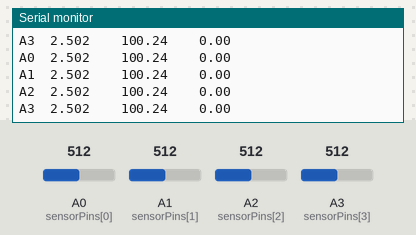
The sketch below on a simulated Arduino Mega 2560, built with avr-gcc and run on an emulated ATmega2560. Shown: the last lines printed to the serial monitor. Inputs (shaded band) come from the test bench; at power-on: A0 (sensorPins[0]) = 512, A1 (sensorPins[1]) = 512, A2 (sensorPins[2]) = 512, A3 (sensorPins[3]) = 512.

Above: at 1.7 s.
1.8 s: A0 (sensorPins[0]) set to 716
3.3 s: A1 (sensorPins[1]) set to 716
At 4.0 s:
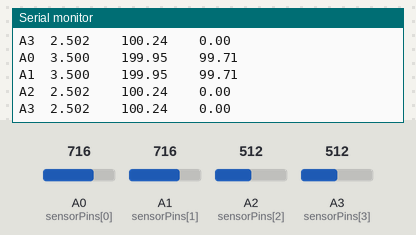
4.8 s: A2 (sensorPins[2]) set to 716
At 5.5 s:
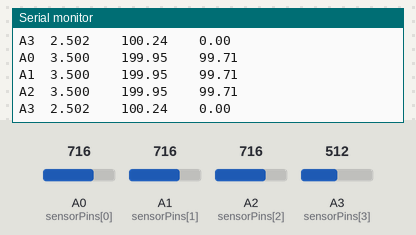
6.3 s: A3 (sensorPins[3]) set to 716
At 7.0 s:
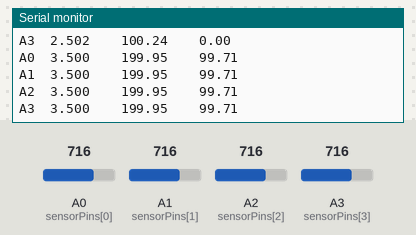
7.8 s: A0 (sensorPins[0]) set to 992
9.3 s: A1 (sensorPins[1]) set to 992
At 10.1 s:
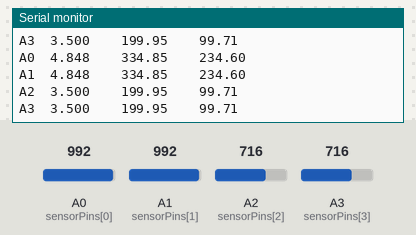
Timing chart, 0 to 11.8 s (numbered marks = the images above; inputs shaded):
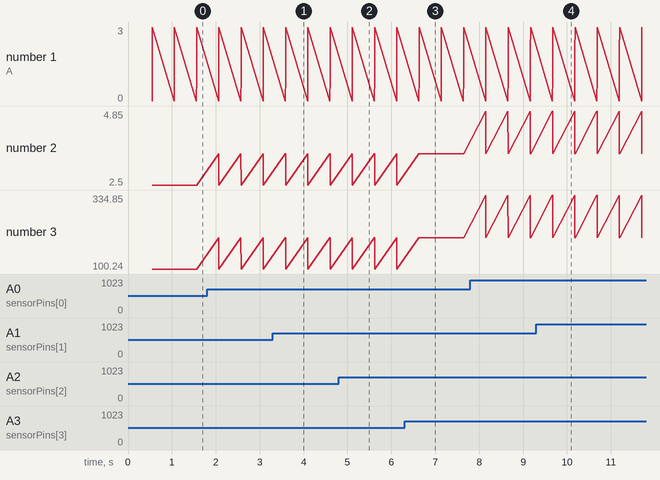

Measured:
- after the input at 3.3 s, the serial monitor: prints a new line after 0.29 s (image 1)
- after the input at 4.8 s, the serial monitor: prints a new line after 0.31 s (image 2)
- after the input at 6.3 s, the serial monitor: prints a new line after 0.33 s (image 3)
- after the input at 9.3 s, the serial monitor: prints a new line after 0.37 s (image 4)

The sketch:

test-airpressure.ino
```cpp
/*
 * 气压传感器读取程序 (Arduino Mega 2560) - 带启动基线校准
 * 传感器输出：0.5~4.5V 对应 -100~300 kPa
 * 接口：A0, A1, A2, A3
 *
 * 校准逻辑：开机后自动采集前50组数据（每组读取所有4个通道），
 * 分别计算每个通道的压力平均值作为基线偏移。
 * 后续实时压力 = 原始压力 - 基线压力（显示相对变化量）
 */

// 定义模拟输入引脚
const int sensorPins[] = {A0, A1, A2, A3};
const int numSensors = 4;

// 传感器量程参数
const float V_MIN = 0.5;      // 最小输出电压 (V)
const float V_MAX = 4.5;      // 最大输出电压 (V)
const float P_MIN = -100.0;   // 最小压力 (kPa)
const float P_MAX = 300.0;    // 最大压力 (kPa)

// 转换斜率 (kPa/V)
const float slope = (P_MAX - P_MIN) / (V_MAX - V_MIN); // = 100 kPa/V

// 基线压力数组（存储每个通道的偏移量，单位 kPa）
float basePressure[numSensors] = {0, 0, 0, 0};

// 校准参数
const int CALIBRATION_SAMPLES = 50;   // 采集50组数据进行校准

void setup() {
  Serial.begin(115200);
  analogReference(DEFAULT);    // 使用5V参考电压

  Serial.println("=== Pressure Sensor Calibration ===");
  Serial.print("Collecting "); Serial.print(CALIBRATION_SAMPLES);
  Serial.println(" samples for baseline...");

  // ---------- 基线校准 ----------
  // 临时累加器
  float sumPressure[numSensors] = {0.0, 0.0, 0.0, 0.0};

  for (int sample = 0; sample < CALIBRATION_SAMPLES; sample++) {
    for (int i = 0; i < numSensors; i++) {
      int adc = analogRead(sensorPins[i]);
      float voltage = adc * (5.0 / 1023.0);
      float pressure = slope * (voltage - V_MIN) + P_MIN;
      sumPressure[i] += pressure;
    }
    delay(10); // 轻微延迟，确保采样间隔均匀（可选）
  }

  // 计算各通道基线平均值
  for (int i = 0; i < numSensors; i++) {
    basePressure[i] = sumPressure[i] / CALIBRATION_SAMPLES;
  }

  // 打印校准结果
  Serial.println("Calibration complete. Baseline pressures (kPa):");
  for (int i = 0; i < numSensors; i++) {
    Serial.print("A"); Serial.print(i); Serial.print(": ");
    Serial.println(basePressure[i], 2);
  }
  Serial.println("--- Now outputting calibrated (relative) pressures ---");
  Serial.println("Channel\tVoltage(V)\tPressure(kPa)\tRelative(kPa)");
}

void loop() {
  // 读取各通道原始数据并计算校准后的压力
  for (int i = 0; i < numSensors; i++) {
    int adcValue = analogRead(sensorPins[i]);
    float voltage = adcValue * (5.0 / 1023.0);
    float rawPressure = slope * (voltage - V_MIN) + P_MIN;
    float calibratedPressure = rawPressure - basePressure[i]; // 减去基线

    // 输出：通道、电压、原始压力（供参考）、校准后压力
    Serial.print("A"); Serial.print(i);
    Serial.print("\t");
    Serial.print(voltage, 3);
    Serial.print("\t\t");
    Serial.print(rawPressure, 2);
    Serial.print("\t\t");
    Serial.println(calibratedPressure, 2);
  }

  Serial.println(); // 空行分隔
  delay(500);       // 每500ms更新一次
}
```
